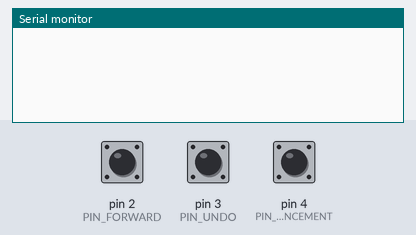
Bench run of a sketch on a simulated Arduino Uno, built with avr-gcc and run on an emulated ATmega328P. Shown: the last lines printed to the serial monitor. Inputs (shaded band) come from the test bench; at power-on: pin 2 (PIN_FORWARD) HIGH, pin 3 (PIN_UNDO) HIGH, pin 4 (PIN_ANNOUNCEMENT) HIGH.

Above: at 1.2 s.
1.3 s: pin 2 (PIN_FORWARD) pulled LOW for 1 s
At 2.5 s:
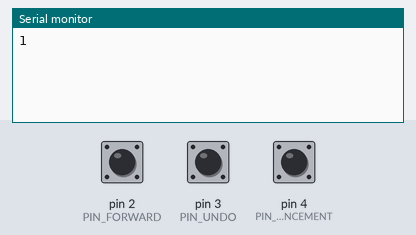
5.3 s: pin 3 (PIN_UNDO) pulled LOW for 1 s
At 6.8 s:
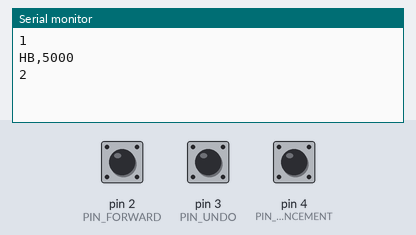
7.8 s: pin 4 (PIN_ANNOUNCEMENT) pulled LOW for 1 s
At 8.7 s:
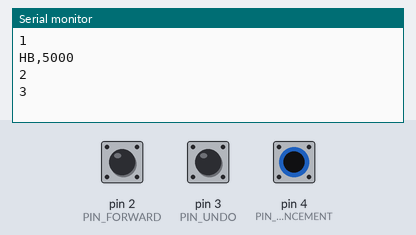

The sketch:

arduino_uno_controller.ino
```cpp
/*
 * AdKerala Arduino Uno Controller — physical button test rig
 *
 * Same protocol/logic as firmware/esp32_controller/esp32_controller.ino (event relay only —
 * debounced digitalRead + heartbeat, no trip/playback logic here), just Uno-valid pins and the
 * buttons named to match what's physically wired: Forward / Undo / Announcement. The Hub's
 * serialTransport.js treats signal 3 identically whether the button is labeled "Replay" or
 * "Announcement" — it just repeats the current stop's announcement.
 *
 * Protocol (matches hub/src/transport/serialTransport.js):
 *   "1\n"          Forward pressed
 *   "2\n"          Undo pressed
 *   "3\n"          Announcement pressed (repeat current stop's announcement)
 *   "HB,<millis>\n" heartbeat, every 5000ms
 *
 * Baud rate: 115200 (must match BAUD_RATE in serialTransport.js).
 *
 * Wiring: one leg of each push button to the pin below, the other leg to GND. No external
 * resistor needed — INPUT_PULLUP is used, so an unpressed button reads HIGH and a press pulls
 * it LOW. Pins 0/1 are reserved for the Uno's hardware serial (USB) — do not use them.
 */

const int PIN_FORWARD = 2;
const int PIN_UNDO = 3;
const int PIN_ANNOUNCEMENT = 4;

const unsigned long DEBOUNCE_MS = 250;      // firmware-level debounce; the Hub applies its own
                                             // 2s duplicate-press suppression on top of this
const unsigned long HEARTBEAT_INTERVAL_MS = 5000;

struct Button {
  int pin;
  int signal;
  int lastReading;
  int stableState;
  unsigned long lastChangeAt;
};

Button buttons[] = {
  { PIN_FORWARD, 1, HIGH, HIGH, 0 },
  { PIN_UNDO, 2, HIGH, HIGH, 0 },
  { PIN_ANNOUNCEMENT, 3, HIGH, HIGH, 0 },
};
const int NUM_BUTTONS = sizeof(buttons) / sizeof(buttons[0]);

unsigned long lastHeartbeatAt = 0;

void setup() {
  Serial.begin(115200);
  for (int i = 0; i < NUM_BUTTONS; i++) {
    pinMode(buttons[i].pin, INPUT_PULLUP); // switch pulls to GND when pressed
  }
}

void loop() {
  unsigned long now = millis();

  for (int i = 0; i < NUM_BUTTONS; i++) {
    Button &b = buttons[i];
    int reading = digitalRead(b.pin);

    if (reading != b.lastReading) {
      b.lastChangeAt = now;
      b.lastReading = reading;
    }

    if ((now - b.lastChangeAt) > DEBOUNCE_MS && reading != b.stableState) {
      b.stableState = reading;
      if (b.stableState == LOW) { // pressed (active-low)
        Serial.println(b.signal);
      }
    }
  }

  if (now - lastHeartbeatAt >= HEARTBEAT_INTERVAL_MS) {
    lastHeartbeatAt = now;
    Serial.print("HB,");
    Serial.println(now);
  }
}
```

Measured:
- after the input at 1.3 s, the serial monitor: prints a new line after 0.25 s (image 1)
- after the input at 5.3 s, the serial monitor: prints a new line after 0.25 s (image 2)
- after the input at 7.8 s, the serial monitor: prints a new line after 0.25 s (image 3)
